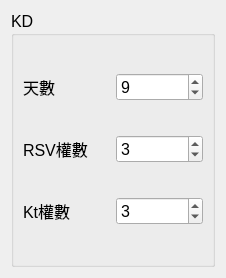
<?xml version="1.0" encoding="UTF-8"?>
<ui version="4.0">
 <class>Form</class>
 <widget class="QWidget" name="Form">
  <property name="geometry">
   <rect>
    <x>0</x>
    <y>0</y>
    <width>226</width>
    <height>278</height>
   </rect>
  </property>
  <property name="windowTitle">
   <string>Form</string>
  </property>
  <layout class="QVBoxLayout" name="verticalLayout">
   <item>
    <widget class="QGroupBox" name="groupBox">
     <property name="font">
      <font>
       <pointsize>12</pointsize>
      </font>
     </property>
     <property name="title">
      <string>KD</string>
     </property>
     <layout class="QVBoxLayout" name="verticalLayout_2">
      <item>
       <layout class="QHBoxLayout" name="horizontalLayout">
        <item>
         <widget class="QLabel" name="label">
          <property name="text">
           <string>天數</string>
          </property>
         </widget>
        </item>
        <item>
         <widget class="QSpinBox" name="spinBox">
          <property name="value">
           <number>9</number>
          </property>
         </widget>
        </item>
       </layout>
      </item>
      <item>
       <layout class="QHBoxLayout" name="horizontalLayout_2">
        <item>
         <widget class="QLabel" name="label_2">
          <property name="text">
           <string>RSV權數</string>
          </property>
         </widget>
        </item>
        <item>
         <widget class="QSpinBox" name="spinBox_2">
          <property name="value">
           <number>3</number>
          </property>
         </widget>
        </item>
       </layout>
      </item>
      <item>
       <layout class="QHBoxLayout" name="horizontalLayout_3">
        <item>
         <widget class="QLabel" name="label_3">
          <property name="text">
           <string>Kt權數</string>
          </property>
         </widget>
        </item>
        <item>
         <widget class="QSpinBox" name="spinBox_3">
          <property name="value">
           <number>3</number>
          </property>
         </widget>
        </item>
       </layout>
      </item>
     </layout>
    </widget>
   </item>
  </layout>
 </widget>
 <resources/>
 <connections/>
</ui>
